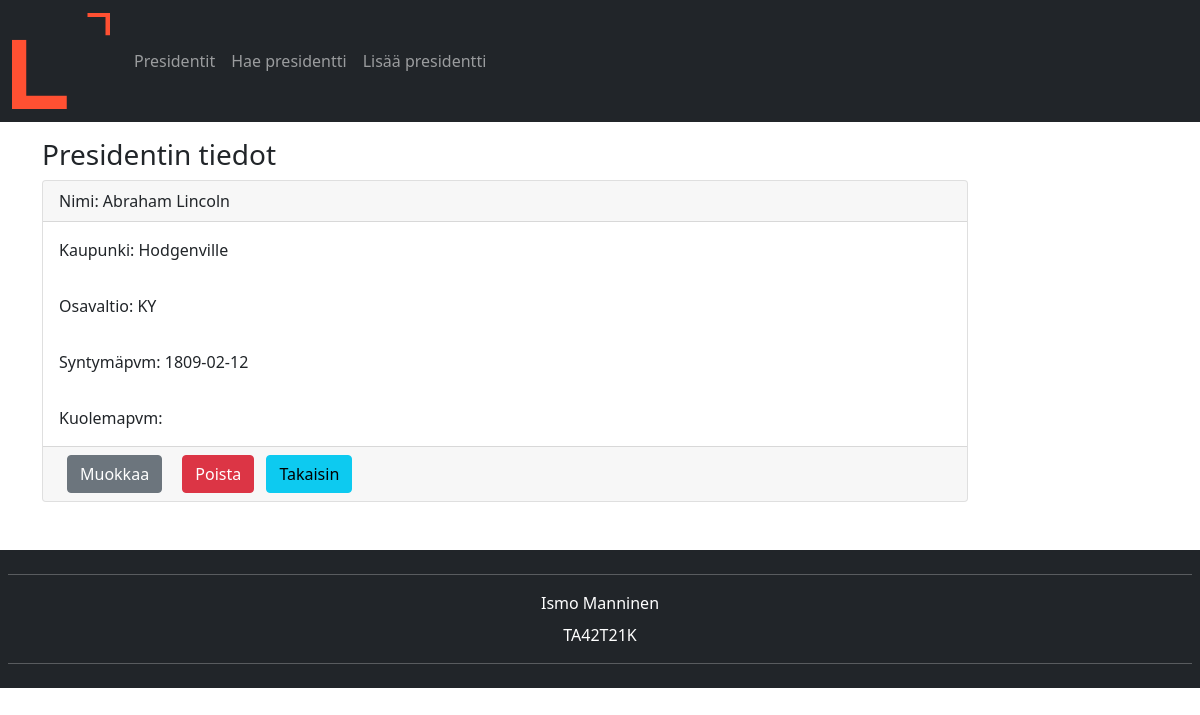
Page /index.php?page=data&first_name=Abraham on the committed database.
### tables this page shows
CREATE TABLE `presidentti` (
  `presidentID` int(11) NOT NULL,
  `last_name` varchar(55) NOT NULL,
  `first_name` varchar(35) NOT NULL,
  `suffix` varchar(5) DEFAULT NULL,
  `city` varchar(20) NOT NULL,
  `state` varchar(2) NOT NULL,
  `birth` date NOT NULL,
  `death` date DEFAULT NULL
);

### includes/dbManagement.php (called while the page is built, shortened)
<?php
require 'dbConnect.php';
isset($_GET['page']) ? $page = $_GET['page'] : $page = '';
isset($_GET['first_name']) ? $firstName = $_GET['first_name'] : $firstName='';
isset($_GET['last_name']) ? $lastName = $_GET['last_name'] : $lastName='';
if ($page == 'all_presidents') {
  $sql = 'SELECT first_name, last_name, birth FROM presidentti ORDER BY first_name, last_name';
  $result = $conn->query($sql);
  $rowCount = mysqli_num_rows($result);
} else if ($page == 'data' || $page == 'change' || $page == 'delete') {
  $sql = "SELECT *
          FROM presidentti
          WHERE first_name = '$firstName'
          OR last_name = '$lastName'";
  $result = $conn->query($sql);
  if($result->num_rows > 0)
    $row = $result->fetch_assoc();
} else if (isset($_POST['laheta'])) {
  $firstName = $conn->real_escape_string($_POST['etunimi']);
  $lastName = $conn->real_escape_string($_POST['sukunimi']);
  $suffix = $conn->real_escape_string($_POST['paate']);
  $city = $conn->real_escape_string($_POST['kaupunki']);
  $state = $conn->real_escape_string($_POST['osavaltio']);
  $birth = $conn->real_escape_string($_POST['syntymapvm']);
  $death = $conn->real_escape_string($_POST['kuolemapvm']);
  $suffix = empty($suffix) ? "NULL" : "'$suffix'";
  $death = empty($death) ? "NULL" : "'$death'";
  $sql = "SELECT first_name, last_name
        FROM presidentti
        WHERE first_name = '$firstName'
        AND last_name = '$lastName'";
  $result = $conn->query($sql);
  $rowCount = mysqli_num_rows($result);
  if ($rowCount > 0) {
      header('location: ../index.php?page=add_president&error=president_already_exists');
  } else {
      $sql = "INSERT INTO presidentti(last_name, first_name, suffix, city, state, birth, death)
        VALUES ('$lastName','$firstName',$suffix,'$city','$state','$birth',$death)";
      if ($conn->query($sql) === true) {
          header('location: ../index.php?page=all_presidents&complete=president_added_to_database');
      } else {
          header('location: ../index.php?page=all_presidents&error=sql_insert-statement');
      }
  }
} else if(isset($_POST['lahetaMuokkaus'])) {
  $presidentId = $conn->real_escape_string($_POST['presidenttiId']);
  $firstName = $conn->real_escape_string($_POST['etunimi']);
  $lastName = $conn->real_escape_string($_POST['sukunimi']);
  $suffix = $conn->real_escape_string($_POST['paate']);
  $city = $conn->real_escape_string($_POST['kaupunki']);
  $state = $conn->real_escape_string($_POST['osavaltio']);
  $birth = $conn->real_escape_string($_POST['syntymapvm']);
  $death = $conn->real_escape_string($_POST['kuolemapvm']);
  $suffix = empty($suffix) ? "NULL" : "'$suffix'";
  $death = empty($death) ? "NULL" : "'$death'";
  $sql = "UPDATE presidentti
        SET first_name = '$firstName',
            last_name = '$lastName',
            suffix = $suffix,
            city = '$city',
            state = '$state',
            birth = '$birth',
            death = $death WHERE presidentID = $presidentId";
  if ($conn->query($sql) === true){
      header('location: ../index.php?page=data&first_name='.$firstName.'&complete=changes_saved');
  }else {
      header('location: ../index.php?page=data?error=sql_update-statement');
  }
} else if (isset($_POST['poistaPresidentti'])) {
  $presidentId = $conn->real_escape_string($_POST['presidenttiId']);
  $sql = "DELETE FROM presidentti WHERE presidentID = $presidentId";
  if($conn->query($sql) === true){
      header('location: ../index.php?page=all_presidents&complete=president_deleted');
  }else
      header('location: ../index.php?page=data?error=sql_delete-statement');
}
?>

### omatTiedot.php (the view)
<div class="container">
    <div class="row">
        <h3 class="mt-3">Presidentin tiedot</h3>
        <div class="col-md-10">
            <div class="card">
                <div class="card-header">Nimi: <?php echo $row['first_name'].' '.$row['last_name'].' '.$row['suffix'] ?></div>
                <div class="card-body">Kaupunki: <?php echo $row['city']?></div>
                <div class="card-body">Osavaltio: <?php echo $row['state']?></div>
                <div class="card-body">Syntymäpvm: <?php echo $row['birth']?> </div>
                <div class="card-body">Kuolemapvm: <?php echo $row['death']?> </div>
                <div class="card-footer">
                    <?php
                        if ($firstName <> "") {
                            echo '<a class="btn btn-secondary mx-2" href="index.php?page=change&first_name='.$row['first_name'].'">Muokkaa</a>
                                    <a class="btn btn-danger mx-2" href="index.php?page=delete&first_name='.$row['first_name'].'&presidentID='.$row['presidentID'].'">Poista</a>';
                        } elseif ($lastName <> "") {
                            echo '<a class="btn btn-secondary mx-2" href="index.php?page=change&last_name='.$row['last_name'].'">Muokkaa</a>
                                    <a class="btn btn-danger mx-2" href="index.php?page=delete&last_name='.$row['last_name'].'&presidentID='.$row['presidentID'].'">Poista</a>';
                        }
                    ?>
                    <a href="./index.php?page=search_president" class="btn btn-info">Takaisin</a>
                </div>
            </div>
        </div>
    </div>
</div>

### rows in the picture
presidentti: first_name "Abraham", last_name "Lincoln", city "Hodgenville", state "KY", birth "1809-02-12"
